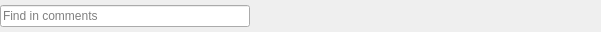
<?xml version="1.0" encoding="UTF-8"?>
<ui version="4.0">
 <class>SearchForm</class>
 <widget class="QWidget" name="SearchForm">
  <property name="windowModality">
   <enum>Qt::NonModal</enum>
  </property>
  <property name="geometry">
   <rect>
    <x>0</x>
    <y>0</y>
    <width>601</width>
    <height>32</height>
   </rect>
  </property>
  <property name="sizePolicy">
   <sizepolicy hsizetype="Preferred" vsizetype="Preferred">
    <horstretch>0</horstretch>
    <verstretch>0</verstretch>
   </sizepolicy>
  </property>
  <layout class="QHBoxLayout" name="horizontalLayout" stretch="0,0,0,0,0">
   <property name="spacing">
    <number>0</number>
   </property>
   <property name="sizeConstraint">
    <enum>QLayout::SetDefaultConstraint</enum>
   </property>
   <property name="leftMargin">
    <number>0</number>
   </property>
   <property name="topMargin">
    <number>0</number>
   </property>
   <property name="rightMargin">
    <number>0</number>
   </property>
   <property name="bottomMargin">
    <number>0</number>
   </property>
   <item>
    <widget class="QLineEdit" name="searchLineEdit">
     <property name="minimumSize">
      <size>
       <width>250</width>
       <height>0</height>
      </size>
     </property>
     <property name="placeholderText">
      <string>Find in comments</string>
     </property>
    </widget>
   </item>
   <item>
    <widget class="QPushButton" name="previousButton">
     <property name="enabled">
      <bool>true</bool>
     </property>
     <property name="text">
      <string/>
     </property>
     <property name="icon">
      <iconset theme="arrow-up">
       <normaloff>../../../.designer/backup</normaloff>../../../.designer/backup</iconset>
     </property>
     <property name="flat">
      <bool>true</bool>
     </property>
    </widget>
   </item>
   <item>
    <widget class="QPushButton" name="nextButton">
     <property name="enabled">
      <bool>true</bool>
     </property>
     <property name="text">
      <string/>
     </property>
     <property name="icon">
      <iconset theme="arrow-down">
       <normaloff>../../../.designer/backup</normaloff>../../../.designer/backup</iconset>
     </property>
     <property name="flat">
      <bool>true</bool>
     </property>
    </widget>
   </item>
   <item>
    <widget class="QLabel" name="searchResultLabel">
     <property name="sizePolicy">
      <sizepolicy hsizetype="Expanding" vsizetype="Preferred">
       <horstretch>1</horstretch>
       <verstretch>0</verstretch>
      </sizepolicy>
     </property>
     <property name="text">
      <string/>
     </property>
     <property name="alignment">
      <set>Qt::AlignLeading|Qt::AlignLeft|Qt::AlignVCenter</set>
     </property>
     <property name="margin">
      <number>6</number>
     </property>
    </widget>
   </item>
   <item>
    <widget class="QPushButton" name="searchCloseButton">
     <property name="text">
      <string/>
     </property>
     <property name="icon">
      <iconset theme="dialog-close">
       <normaloff>../../../.designer/backup</normaloff>../../../.designer/backup</iconset>
     </property>
     <property name="flat">
      <bool>true</bool>
     </property>
    </widget>
   </item>
  </layout>
 </widget>
 <resources/>
 <connections/>
</ui>
